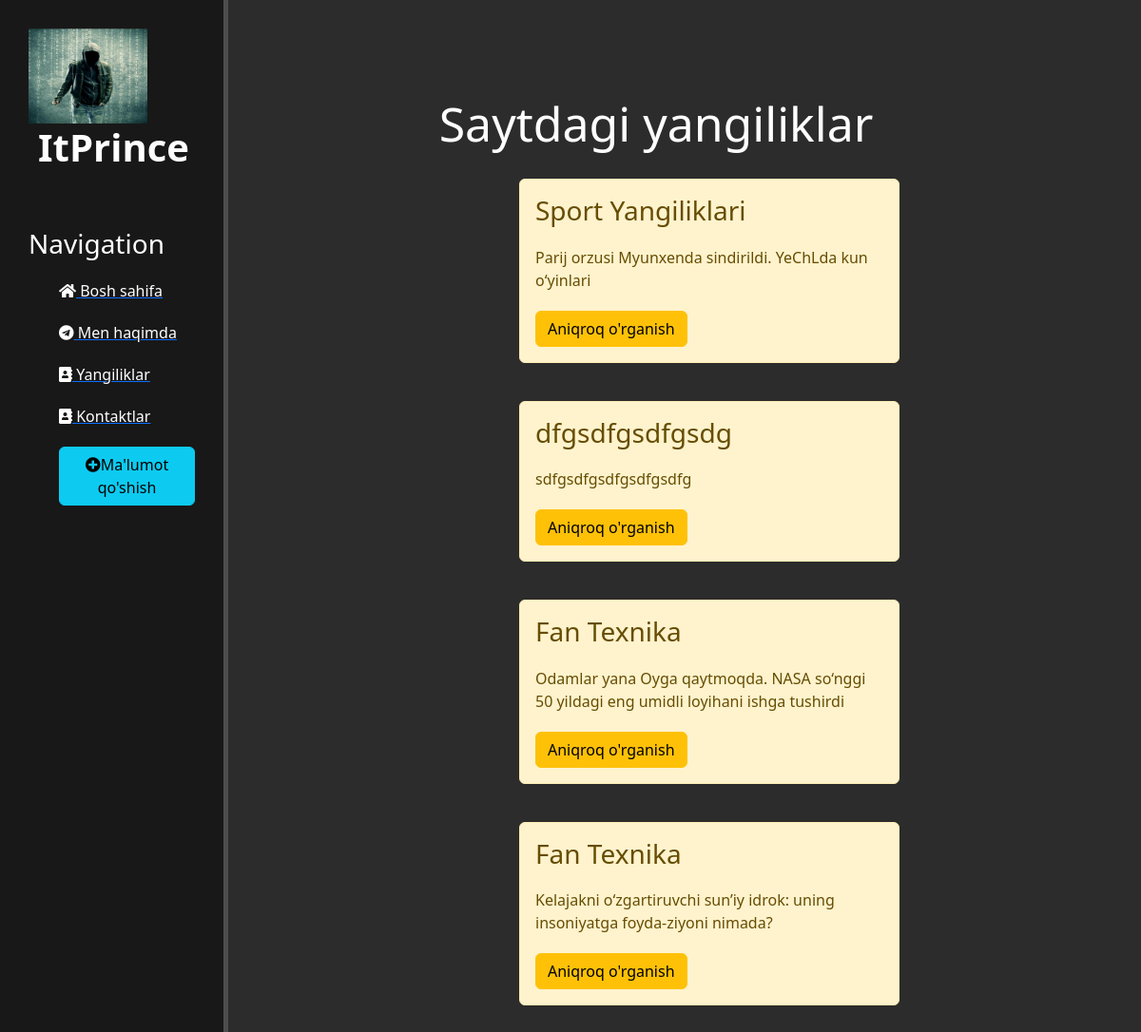
Page /news/ on the committed database.
### news/models.py (models this page shows, shortened)
class Articles(models.Model):
    title = models.CharField("Nomlanishi", max_length=500)
    anons = models.CharField("Anons", max_length=2500)
    full_text = models.TextField("Statya")
    date = models.DateTimeField("Chiqarilgan sana")
    class Meta:
        verbose_name = "Yangilik"
        verbose_name_plural = "Yangiliklar"

### news/views.py (the view)
# urls.py: path('', news_home, name='news_home'),
def news_home(request):
    news = Articles.objects.order_by("-date")
    return render(request, 'news/news_home.html', {'news': news})

### templates/news/news_home.html (shortened to what this page needs)
{% extends 'main/layout.html' %}
{% block content %}
    <div class="features">
        <h1>Saytdagi yangiliklar</h1>
        {% if news %}
            {% for el in news %}
                <div class="alert alert-warning">
                    <h3>{{ el.title }}</h3>
                    <p>{{ el.anons }}</p>
                    <a href="{% url 'news_detail' el.id %}" class="btn btn-warning">Aniqroq o'rganish</a>
                </div>
            {% endfor %}
        {% else %}
                <p>Sizda hech qanday malumotlar yo'q!</p>
        {% endif %}
    </div>
{% endblock %}

### templates/main/layout.html (shortened to what this page needs)
{% load static %}
<html lang="en">
<head>
    <link rel="stylesheet" href="https://cdn.jsdelivr.net/npm/bootstrap@5.2.3/dist/css/bootstrap.min.css">
    <link rel="stylesheet" href="{% static 'main/css/main.css' %}">
    <link rel="stylesheet" href="https://use.fontawesome.com/releases/v5.8.2/css/all.css">
</head>
<body>
    <aside>
        <img src="{% static 'main/img/img.png' %}" alt="Logo" height="100">
        <span class="logo"> ItPrince</span>
        <h3> Navigation </h3>
        <ul>
            <a href="{% url 'home' %}"><li><i class="fas fa-home"></i> Bosh sahifa </li></a>
            <a href="{% url 'about' %}"><li><i class="fab fa-telegram"></i> Men haqimda </li></a>
            <a href="{% url 'news_home' %}"><li><i class="fas fa-address-book"></i> Yangiliklar </li></a>
            <a href=""><li><i class="fas fa-address-book"></i> Kontaktlar </li></a>
            <a href="{% url 'create' %}"><li><button class="btn btn-info"><i class="fas fa-plus-circle"></i>Ma'lumot qo'shish</button></li></a>
        </ul>
    </aside>
    <main>
            {% block content %}
            {% endblock %}
    </main>
</body>
</html>

### static/main/css/main.css (style rules this page uses)
body { background: #2c2c2c; }
aside { float: left; background: #181818; width: 20%; padding: 2.5%; height: 500vh; color: #fff; border-right: 5px solid #4d4d4d; }
aside img { width: 125px; float: left }
aside .logo { font-size: 40px; margin-left: 10px; font-weight: bold; position: relative; top: -5px; }
aside h3 { margin-top: 50px; font-size: 28px }
aside ul { list-style: none }
aside ul li { color: #fff; display: block; margin-top: 20px; transition: transform .5s ease; }
main .features { float: left; color: #fff; margin-top: 100px; text-align: center; width: 75%; }
main .features h1 { font-size: 50px; }
main .features p { max-width: 400px; margin: 20px auto }
.alert-warning { float: left; clear: both; width: 400px; margin: 20px 34%; text-align: left; }

### rows in the picture
Articles: title "Sport Yangiliklari", anons "Parij orzusi Myunxenda sindirildi. YeChLda kun o‘yinlari"
Articles: title "dfgsdfgsdfgsdg", anons "sdfgsdfgsdfgsdfgsdfg"
Articles: title "Fan Texnika", anons "Odamlar yana Oyga qaytmoqda. NASA so‘nggi 50 yildagi eng umidli loyihani ishga tushirdi"
Articles: title "Fan Texnika", anons "Kelajakni o‘zgartiruvchi sun’iy idrok: uning insoniyatga foyda-ziyoni nimada?"
